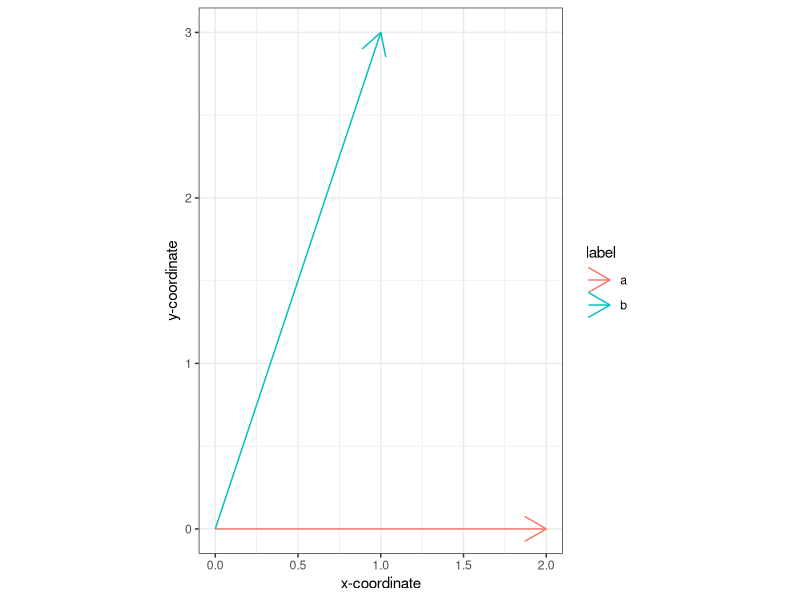

This chart was generated by the following R code:
## ---- chunk 1
library(tidyverse)
library(magrittr)
## ---- chunk 2
x <- 1:15
y <- 10:24
x
y
x + y # vector addition
x - y # vector subtraction
x * 3 # multiplication by a scalar
## ---- chunk 3
z <- x %*% x
class(z)      # note use of class() function
z
drop(z)
## ---- chunk 4
a <- c(2, 0)   # the point (2,0)
b <- c(1, 3)   # the point (1,3)
## ---- chunk 5
df <- data.frame(x.end = c(a[1], b[1]),
                 y.end = c(a[2], b[2]),
                 label = c('a', 'b'))

ggplot(df) + 
  geom_segment(aes(x=0, y = 0, xend = x.end, yend = y.end, color=label), 
               arrow = arrow()) +
  labs(x = "x-coordinate", y = "y-coordinate") + 
  coord_fixed(ratio = 1) + # insures x and y axis scale are same
  theme_bw()
## ---- chunk 6
len.a <- drop(sqrt(a %*% a))
len.a
len.b <- drop(sqrt(b %*% b))
len.b
## ---- chunk 7
cos.ab <- (a %*% b)/(len.a * len.b)
cos.ab
## ---- chunk 8
acos(cos.ab)  # given angle in radians
## ---- chunk 9
funcname <- function(arg1, arg2) {
 # one or more expressions that operate on the fxn arguments
 # last expression is the object returned
 # or you can explicitly return an object
}
## ---- chunk 10
vec.length <- function(x) {
  return(sqrt(drop(x %*% x)))
}
## ---- chunk 11
vec.length <- function(x) {
  sqrt(drop(x %*% x))
}
## ---- chunk 12
vec.length <- function(x) {(x %*% x) %>% drop %>% sqrt }
## ---- chunk 13
vec.length(b)
## ---- chunk 14
log(2) # log of 2, base e
log(2,2) # log of 2, base 2
log(2, 4) # log of 2, base 4
## ---- chunk 15
log2(8)
log10(100)
## ---- chunk 16
# a function to substitute missing values in a vector
sub.missing <- function(x, sub.value = -99){
  x[is.na(x)] <- sub.value
  return(x)
}
## ---- chunk 17
m <- c(1, 2, NA, 4)
sub.missing(m, -999)  # explicitly define sub.value
sub.missing(m, sub.value = -333) # more explicit syntax
sub.missing(m)   # use default sub.value
m  # notice that m wasn't modified within the function
## ---- chunk 18
n <- c(1, 2, NA, 4)
n[is.na(n)] <- -99
n
## ---- chunk 19
# functions defined in vecgeom.R

vec.length <- function(x) {
  # calculate the geometric length of a vecotr
  sqrt(drop(x %*% x))
}

unit.vector <- function(x) {
  # Return a unit vector in the same direction as x
  x/vec.length(x)
}
## ---- chunk 20
x <- c(1, 0.4)
vec.length(x)
ux <- unit.vector(x)
ux
a <- 1:5
vec.length(a)
unit.vector(a)
## ---- chunk 21
setosa <- filter(iris, Species == "setosa")
## ---- chunk 22
sepal.length <- setosa$Sepal.Length
ones <- rep(1, length(sepal.length)) # 1-vector of length n
mean.sepal.length <- (ones %*% sepal.length)/(ones %*% ones)
mean.sepal.length %<>% drop  # use drop to convert back to scalar
mean.sepal.length
## ---- chunk 23
mean(sepal.length)
## ---- chunk 24
sepal.length.deviates <- sepal.length - mean.sepal.length
## ---- chunk 25
n <- length(sepal.length.deviates)
var.sepal.length <- (sepal.length.deviates %*% sepal.length.deviates)/(n-1)
var.sepal.length
sd.sepal.length <- sqrt(var.sepal.length)
sd.sepal.length
## ---- chunk 26
var(sepal.length)
sd(sepal.length)
## ---- chunk 27
sepal.width <- setosa$Sepal.Width
mean.sepal.width <-  drop((ones %*% sepal.width)/(ones %*% ones))
sepal.width.deviates <- sepal.width - mean.sepal.width
var.sepal.width <- drop((sepal.width.deviates %*% sepal.width.deviates)/(n-1))
sd.sepal.width <- drop(sqrt(var.sepal.width))
## ---- chunk 28
cov.swidth.slength <- (sepal.length.deviates %*% sepal.width.deviates)/(n-1)
cov.swidth.slength
cov(sepal.length, sepal.width) # and compare to built-in covariance
## ---- chunk 29
corr.swidth.slength <- 
  (sepal.length.deviates %*% sepal.width.deviates) / (vec.length(sepal.length.deviates) * vec.length(sepal.width.deviates))
corr.swidth.slength
cor(sepal.length, sepal.width) # and compare to built-in correlation
## ---- chunk 30
cov.swidth.slength/(sd.sepal.length * sd.sepal.width)
